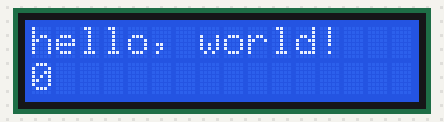
Recording of a sketch running on a simulated Arduino Uno, built with avr-gcc and run on an emulated ATmega328P. Parts: 16×2 character LCD. What the sketch prints to the serial monitor is not drawn.

Above: at 0.1 s.
At 4.1 s:
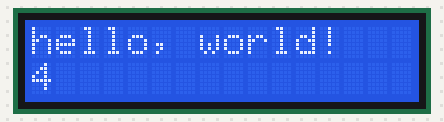
At 9.1 s:
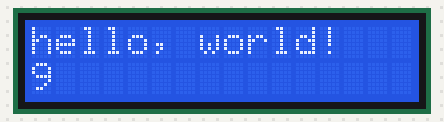
At 19.1 s:
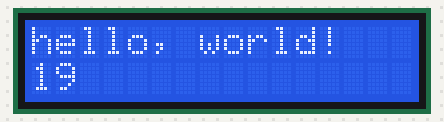
At 28.1 s:
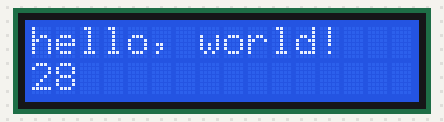
At 38.2 s:
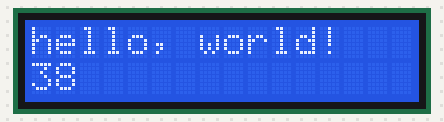

The sketch:

LCD-test.ino
```cpp
// Reporter - based on the SSD1306SimpleDemo file and modified from there

#include <LiquidCrystal.h>

// initialize the LCD library with the numbers of the interface pins
/*
  The circuit:
 * LCD RS pin to digital pin 12       (c11)
 * LCD Enable pin to digital pin 11   (c22)
 * LCD D4 pin to digital pin 5        (c07)
 * LCD D5 pin to digital pin 4        (c10)
 * LCD D6 pin to digital pin 3        (c09)
 * LCD D7 pin to digital pin 2        (c12)
 * LCD R/W pin to ground              (c14)
 * LCD VSS pin to ground
 * LCD VCC pin to 5V
 * 10K resistor:
 * ends to +5V and ground
 * wiper to LCD VO pin (pin 3)
*/
LiquidCrystal lcd(12, 11, 5, 4, 3, 2);

void setup() {

  // LCD setup
  // set up the LCD's number of columns and rows:
  lcd.begin(16, 2);
  // Print a message to the LCD.
  lcd.print("hello, world!");

  // Serial setup
  Serial.begin(115200);
  Serial.println();
  Serial.println("Test");

}

void loop() {

  // Print on the LCD
  // set the cursor to column 0, line 1
  // (note: line 1 is the second row, since counting begins with 0):
  lcd.setCursor(0, 1);
  // print the number of seconds since reset:
  lcd.print(millis() / 1000);

  delay(500);
}
```

Measured:
- what the display in image 1 shows lasts 1.0 s, from 4.1 s to 5.1 s
